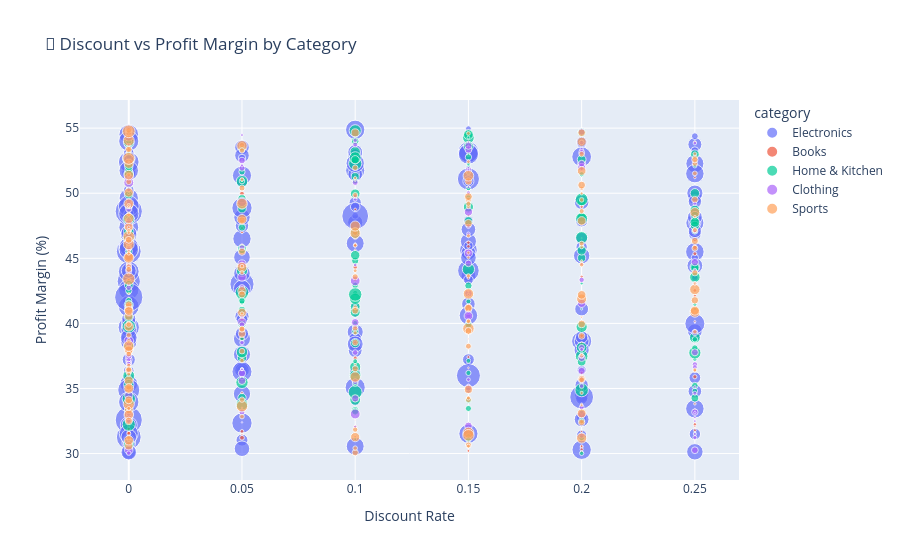

Notebook code for this chart:
### Markdown cell above
## 11. Discount vs Profit Margin

### Code cell
fig = px.scatter(df, x='discount', y='profit_margin',
                 color='category', size='revenue',
                 title='💸 Discount vs Profit Margin by Category',
                 labels={'discount':'Discount Rate','profit_margin':'Profit Margin (%)'})
fig.show()

### Figure 1 — Plotly figure (JSON) as saved in the notebook; plotly's stock layout.template omitted (floating-point values rounded to 4 significant figures; data arrays with more than 128 entries replaced by an {"elided": "..."} marker saying what was removed)
{"data": [{"hovertemplate": "category=Electronics<br>Discount Rate=%{x}<br>Profit Margin (%)=%{y}<br>revenue=%{marker.size}<extra></extra>", "legendgroup": "Electronics", "marker": {"color": "#636efa", "size": {"elided": "216 float values"}, "sizemode": "area", "sizeref": 33.47, "symbol": "circle"}, "mode": "markers", "name": "Electronics", "orientation": "v", "showlegend": true, "type": "scatter", "x": {"elided": "216 float values"}, "xaxis": "x", "y": {"elided": "216 float values"}, "yaxis": "y"}, {"hovertemplate": "category=Books<br>Discount Rate=%{x}<br>Profit Margin (%)=%{y}<br>revenue=%{marker.size}<extra></extra>", "legendgroup": "Books", "marker": {"color": "#EF553B", "size": {"elided": "199 float values"}, "sizemode": "area", "sizeref": 33.47, "symbol": "circle"}, "mode": "markers", "name": "Books", "orientation": "v", "showlegend": true, "type": "scatter", "x": {"elided": "199 float values"}, "xaxis": "x", "y": {"elided": "199 float values"}, "yaxis": "y"}, {"hovertemplate": "category=Home & Kitchen<br>Discount Rate=%{x}<br>Profit Margin (%)=%{y}<br>revenue=%{marker.size}<extra></extra>", "legendgroup": "Home & Kitchen", "marker": {"color": "#00cc96", "size": {"elided": "199 float values"}, "sizemode": "area", "sizeref": 33.47, "symbol": "circle"}, "mode": "markers", "name": "Home & Kitchen", "orientation": "v", "showlegend": true, "type": "scatter", "x": {"elided": "199 float values"}, "xaxis": "x", "y": {"elided": "199 float values"}, "yaxis": "y"}, {"hovertemplate": "category=Clothing<br>Discount Rate=%{x}<br>Profit Margin (%)=%{y}<br>revenue=%{marker.size}<extra></extra>", "legendgroup": "Clothing", "marker": {"color": "#ab63fa", "size": {"elided": "182 float values"}, "sizemode": "area", "sizeref": 33.47, "symbol": "circle"}, "mode": "markers", "name": "Clothing", "orientation": "v", "showlegend": true, "type": "scatter", "x": {"elided": "182 float values"}, "xaxis": "x", "y": {"elided": "182 float values"}, "yaxis": "y"}, {"hovertemplate": "category=Sports<br>Discount Rate=%{x}<br>Profit Margin (%)=%{y}<br>revenue=%{marker.size}<extra></extra>", "legendgroup": "Sports", "marker": {"color": "#FFA15A", "size": {"elided": "204 float values"}, "sizemode": "area", "sizeref": 33.47, "symbol": "circle"}, "mode": "markers", "name": "Sports", "orientation": "v", "showlegend": true, "type": "scatter", "x": {"elided": "204 float values"}, "xaxis": "x", "y": {"elided": "204 float values"}, "yaxis": "y"}], "layout": {"legend": {"itemsizing": "constant", "title": {"text": "category"}, "tracegroupgap": 0}, "title": {"text": "💸 Discount vs Profit Margin by Category"}, "xaxis": {"anchor": "y", "domain": [0.0, 1.0], "title": {"text": "Discount Rate"}}, "yaxis": {"anchor": "x", "domain": [0.0, 1.0], "title": {"text": "Profit Margin (%)"}}}}
